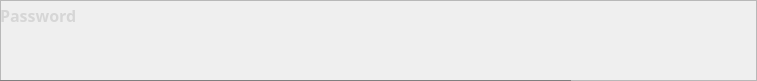
          <widget class="QFrame" name="Pass">
           <property name="geometry">
            <rect>
             <x>10</x>
             <y>710</y>
             <width>757</width>
             <height>81</height>
            </rect>
           </property>
           <property name="frameShape">
            <enum>QFrame::StyledPanel</enum>
           </property>
           <property name="frameShadow">
            <enum>QFrame::Raised</enum>
           </property>
           <widget class="QLabel" name="PasswordLabel">
            <property name="geometry">
             <rect>
              <x>0</x>
              <y>0</y>
              <width>391</width>
              <height>31</height>
             </rect>
            </property>
            <property name="palette">
             <palette>
              <active>
               <colorrole role="WindowText">
                <brush brushstyle="SolidPattern">
                 <color alpha="255">
                  <red>214</red>
                  <green>214</green>
                  <blue>214</blue>
                 </color>
                </brush>
               </colorrole>
               <colorrole role="Text">
                <brush brushstyle="SolidPattern">
                 <color alpha="255">
                  <red>255</red>
                  <green>255</green>
                  <blue>255</blue>
                 </color>
                </brush>
               </colorrole>
               <colorrole role="ButtonText">
                <brush brushstyle="SolidPattern">
                 <color alpha="255">
                  <red>255</red>
                  <green>255</green>
                  <blue>255</blue>
                 </color>
                </brush>
               </colorrole>
               <colorrole role="PlaceholderText">
                <brush brushstyle="SolidPattern">
                 <color alpha="128">
                  <red>255</red>
                  <green>255</green>
                  <blue>255</blue>
                 </color>
                </brush>
               </colorrole>
              </active>
              <inactive>
               <colorrole role="WindowText">
                <brush brushstyle="SolidPattern">
                 <color alpha="255">
                  <red>214</red>
                  <green>214</green>
                  <blue>214</blue>
                 </color>
                </brush>
               </colorrole>
               <colorrole role="Text">
                <brush brushstyle="SolidPattern">
                 <color alpha="255">
                  <red>255</red>
                  <green>255</green>
                  <blue>255</blue>
                 </color>
                </brush>
               </colorrole>
               <colorrole role="ButtonText">
                <brush brushstyle="SolidPattern">
                 <color alpha="255">
                  <red>255</red>
                  <green>255</green>
                  <blue>255</blue>
                 </color>
                </brush>
               </colorrole>
               <colorrole role="PlaceholderText">
                <brush brushstyle="SolidPattern">
                 <color alpha="128">
                  <red>255</red>
                  <green>255</green>
                  <blue>255</blue>
                 </color>
                </brush>
               </colorrole>
              </inactive>
              <disabled>
               <colorrole role="WindowText">
                <brush brushstyle="SolidPattern">
                 <color alpha="255">
                  <red>120</red>
                  <green>120</green>
                  <blue>120</blue>
                 </color>
                </brush>
               </colorrole>
               <colorrole role="Text">
                <brush brushstyle="SolidPattern">
                 <color alpha="255">
                  <red>120</red>
                  <green>120</green>
                  <blue>120</blue>
                 </color>
                </brush>
               </colorrole>
               <colorrole role="ButtonText">
                <brush brushstyle="SolidPattern">
                 <color alpha="255">
                  <red>120</red>
                  <green>120</green>
                  <blue>120</blue>
                 </color>
                </brush>
               </colorrole>
               <colorrole role="PlaceholderText">
                <brush brushstyle="SolidPattern">
                 <color alpha="128">
                  <red>0</red>
                  <green>0</green>
                  <blue>0</blue>
                 </color>
                </brush>
               </colorrole>
              </disabled>
             </palette>
            </property>
            <property name="font">
             <font>
              <family>Microsoft YaHei</family>
              <pointsize>12</pointsize>
              <weight>75</weight>
              <italic>false</italic>
              <bold>true</bold>
             </font>
            </property>
            <property name="styleSheet">
             <string notr="true">border-bottom: 1px solid white;</string>
            </property>
            <property name="text">
             <string>Password</string>
            </property>
           </widget>
           <widget class="QLineEdit" name="password">
            <property name="geometry">
             <rect>
              <x>0</x>
              <y>40</y>
              <width>571</width>
              <height>41</height>
             </rect>
            </property>
            <property name="minimumSize">
             <size>
              <width>0</width>
              <height>0</height>
             </size>
            </property>
            <property name="maximumSize">
             <size>
              <width>16777215</width>
              <height>16777215</height>
             </size>
            </property>
            <property name="palette">
             <palette>
              <active>
               <colorrole role="WindowText">
                <brush brushstyle="SolidPattern">
                 <color alpha="255">
                  <red>255</red>
                  <green>255</green>
                  <blue>255</blue>
                 </color>
                </brush>
               </colorrole>
               <colorrole role="Button">
                <brush brushstyle="SolidPattern">
                 <color alpha="0">
                  <red>0</red>
                  <green>0</green>
                  <blue>0</blue>
                 </color>
                </brush>
               </colorrole>
               <colorrole role="Text">
                <brush brushstyle="SolidPattern">
                 <color alpha="255">
                  <red>255</red>
                  <green>255</green>
                  <blue>255</blue>
                 </color>
                </brush>
               </colorrole>
               <colorrole role="ButtonText">
                <brush brushstyle="SolidPattern">
                 <color alpha="255">
                  <red>255</red>
                  <green>255</green>
                  <blue>255</blue>
                 </color>
                </brush>
               </colorrole>
               <colorrole role="Base">
                <brush brushstyle="SolidPattern">
                 <color alpha="0">
                  <red>0</red>
                  <green>0</green>
                  <blue>0</blue>
                 </color>
                </brush>
               </colorrole>
               <colorrole role="Window">
                <brush brushstyle="SolidPattern">
                 <color alpha="0">
                  <red>0</red>
                  <green>0</green>
                  <blue>0</blue>
                 </color>
                </brush>
               </colorrole>
               <colorrole role="PlaceholderText">
                <brush brushstyle="NoBrush">
                 <color alpha="128">
                  <red>255</red>
                  <green>255</green>
                  <blue>255</blue>
                 </color>
                </brush>
               </colorrole>
              </active>
              <inactive>
               <colorrole role="WindowText">
                <brush brushstyle="SolidPattern">
                 <color alpha="255">
                  <red>255</red>
                  <green>255</green>
                  <blue>255</blue>
                 </color>
                </brush>
               </colorrole>
               <colorrole role="Button">
                <brush brushstyle="SolidPattern">
                 <color alpha="0">
                  <red>0</red>
                  <green>0</green>
                  <blue>0</blue>
                 </color>
                </brush>
               </colorrole>
               <colorrole role="Text">
                <brush brushstyle="SolidPattern">
                 <color alpha="255">
                  <red>255</red>
                  <green>255</green>
                  <blue>255</blue>
                 </color>
                </brush>
               </colorrole>
               <colorrole role="ButtonText">
                <brush brushstyle="SolidPattern">
                 <color alpha="255">
                  <red>255</red>
                  <green>255</green>
                  <blue>255</blue>
                 </color>
                </brush>
               </colorrole>
               <colorrole role="Base">
                <brush brushstyle="SolidPattern">
                 <color alpha="0">
                  <red>0</red>
                  <green>0</green>
                  <blue>0</blue>
                 </color>
                </brush>
               </colorrole>
               <colorrole role="Window">
                <brush brushstyle="SolidPattern">
                 <color alpha="0">
                  <red>0</red>
                  <green>0</green>
                  <blue>0</blue>
                 </color>
                </brush>
               </colorrole>
               <colorrole role="PlaceholderText">
                <brush brushstyle="NoBrush">
                 <color alpha="128">
                  <red>255</red>
                  <green>255</green>
                  <blue>255</blue>
                 </color>
                </brush>
               </colorrole>
              </inactive>
              <disabled>
               <colorrole role="WindowText">
                <brush brushstyle="SolidPattern">
                 <color alpha="255">
                  <red>255</red>
                  <green>255</green>
                  <blue>255</blue>
                 </color>
                </brush>
               </colorrole>
               <colorrole role="Button">
                <brush brushstyle="SolidPattern">
                 <color alpha="0">
                  <red>0</red>
                  <green>0</green>
                  <blue>0</blue>
                 </color>
                </brush>
               </colorrole>
               <colorrole role="Text">
                <brush brushstyle="SolidPattern">
                 <color alpha="255">
                  <red>255</red>
                  <green>255</green>
                  <blue>255</blue>
                 </color>
                </brush>
               </colorrole>
               <colorrole role="ButtonText">
                <brush brushstyle="SolidPattern">
                 <color alpha="255">
                  <red>255</red>
                  <green>255</green>
                  <blue>255</blue>
                 </color>
                </brush>
               </colorrole>
               <colorrole role="Base">
                <brush brushstyle="SolidPattern">
                 <color alpha="0">
                  <red>0</red>
                  <green>0</green>
                  <blue>0</blue>
                 </color>
                </brush>
               </colorrole>
               <colorrole role="Window">
                <brush brushstyle="SolidPattern">
                 <color alpha="0">
                  <red>0</red>
                  <green>0</green>
                  <blue>0</blue>
                 </color>
                </brush>
               </colorrole>
               <colorrole role="PlaceholderText">
                <brush brushstyle="NoBrush">
                 <color alpha="128">
                  <red>255</red>
                  <green>255</green>
                  <blue>255</blue>
                 </color>
                </brush>
               </colorrole>
              </disabled>
             </palette>
            </property>
            <property name="font">
             <font>
              <family>Microsoft YaHei</family>
              <pointsize>-1</pointsize>
              <weight>75</weight>
              <bold>true</bold>
             </font>
            </property>
            <property name="styleSheet">
             <string notr="true">font-size: 25px;
letter-spacing: 1.5px;
background: transparent;
border:none;
border-bottom: 1px solid grey;
padding: 10px;
color: white;</string>
            </property>
            <property name="echoMode">
             <enum>QLineEdit::Password</enum>
            </property>
            <property name="placeholderText">
             <string/>
            </property>
            <property name="clearButtonEnabled">
             <bool>true</bool>
            </property>
           </widget>
           <widget class="QPushButton" name="editPasswordButton">
            <property name="geometry">
             <rect>
              <x>570</x>
              <y>40</y>
              <width>51</width>
              <height>41</height>
             </rect>
            </property>
            <property name="text">
             <string/>
            </property>
            <property name="icon">
             <iconset>
              <normaloff>pencil.png</normaloff>pencil.png</iconset>
            </property>
            <property name="flat">
             <bool>true</bool>
            </property>
           </widget>
          </widget>
